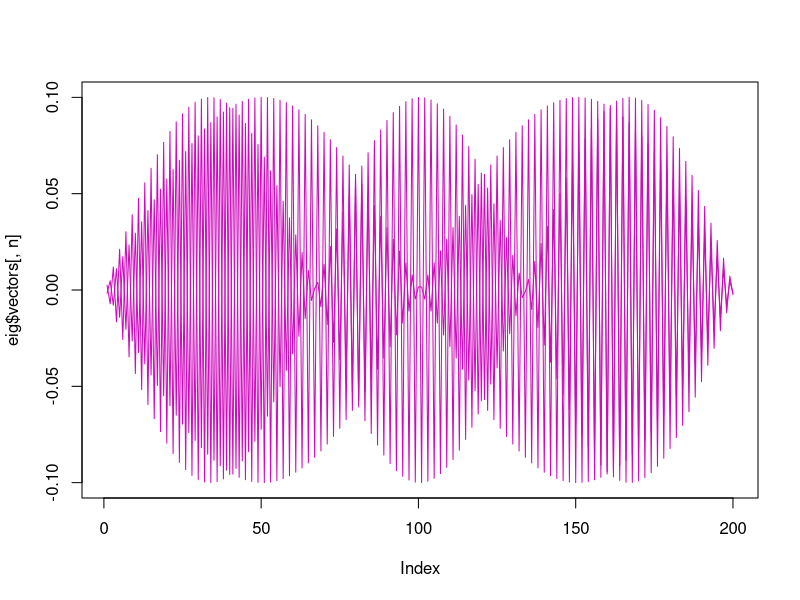

Here is the R script that generated this plot:
#' This script shows that the eigenvectors of a Toeplitz matrix have a Fourier basis structure under t-distribution
#' assumptions, as described in A. Meucci, "Risk and Asset Allocation", Springer, 2005,  Chapter 3.
#'
#' @references
#' A. Meucci - "Exercises in Advanced Risk and Portfolio Management" \url{http://symmys.com/node/170},
#' "E 130 - Eigenvectors for Toeplitz structure".
#'
#' See Meucci's script for "S_Toeplitz.R"
#'
#' @author Xavier Valls \email{xaviervallspla@@gmail.com}


###############################################################################################################
### Inputs

N = 200; # dimension of the matrix
Decay = 0.9; # decay factor

###############################################################################################################
T = diag( 1, N);
for( n in 1 : (N - 1) )
{

    T = T + Decay^n * ( cbind(  matrix( 0, N, N -( N-n ) ), diag( 1, N , N-n) ) +
      cbind( rbind( matrix(0, N-(N-n), N-n ), diag( 1, N-n)), matrix(0, N, N-(N-n) ) )) ;

}
eig = eigen( T );

###############################################################################################################

#R sorts the eigen vectors, so the results aren't going to be exactly the same as in MATLAB

dev.new();
plot( eig$vectors[ , n ], type = "l", col = runif(1)*100 );
lines( eig$vectors[ , n-1 ], type = "l", col = runif(1)*100 );
